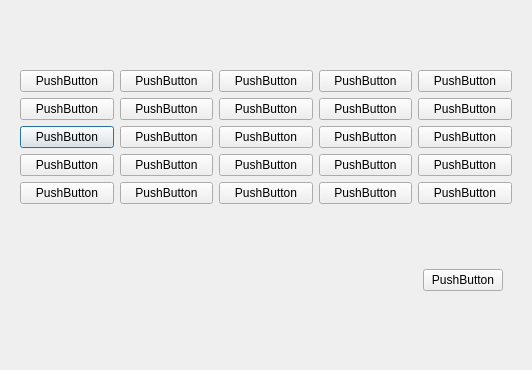
<?xml version="1.0" encoding="UTF-8"?>
<ui version="4.0">
 <class>Dialog</class>
 <widget class="QDialog" name="Dialog">
  <property name="geometry">
   <rect>
    <x>0</x>
    <y>0</y>
    <width>532</width>
    <height>370</height>
   </rect>
  </property>
  <property name="windowTitle">
   <string>Dialog</string>
  </property>
  <layout class="QVBoxLayout" name="verticalLayout_2">
   <item>
    <widget class="QWidget" name="widget" native="true">
     <layout class="QVBoxLayout" name="verticalLayout">
      <item>
       <layout class="QGridLayout" name="gridLayout" rowstretch="0,0,0,0,0,0,0,0,0,0">
        <item row="7" column="0">
         <widget class="QPushButton" name="pushButton_8">
          <property name="text">
           <string>PushButton</string>
          </property>
         </widget>
        </item>
        <item row="6" column="4">
         <widget class="QPushButton" name="pushButton_4">
          <property name="text">
           <string>PushButton</string>
          </property>
         </widget>
        </item>
        <item row="8" column="1">
         <widget class="QPushButton" name="pushButton_14">
          <property name="text">
           <string>PushButton</string>
          </property>
         </widget>
        </item>
        <item row="5" column="4">
         <widget class="QPushButton" name="pushButton_6">
          <property name="text">
           <string>PushButton</string>
          </property>
         </widget>
        </item>
        <item row="5" column="3">
         <widget class="QPushButton" name="pushButton">
          <property name="text">
           <string>PushButton</string>
          </property>
         </widget>
        </item>
        <item row="6" column="1">
         <widget class="QPushButton" name="pushButton_2">
          <property name="text">
           <string>PushButton</string>
          </property>
         </widget>
        </item>
        <item row="7" column="4">
         <widget class="QPushButton" name="pushButton_11">
          <property name="text">
           <string>PushButton</string>
          </property>
         </widget>
        </item>
        <item row="9" column="0">
         <widget class="QPushButton" name="pushButton_13">
          <property name="text">
           <string>PushButton</string>
          </property>
         </widget>
        </item>
        <item row="5" column="0">
         <widget class="QPushButton" name="pushButton_9">
          <property name="text">
           <string>PushButton</string>
          </property>
         </widget>
        </item>
        <item row="5" column="1">
         <widget class="QPushButton" name="pushButton_3">
          <property name="text">
           <string>PushButton</string>
          </property>
         </widget>
        </item>
        <item row="8" column="4">
         <widget class="QPushButton" name="pushButton_15">
          <property name="text">
           <string>PushButton</string>
          </property>
         </widget>
        </item>
        <item row="8" column="0">
         <widget class="QPushButton" name="pushButton_12">
          <property name="text">
           <string>PushButton</string>
          </property>
         </widget>
        </item>
        <item row="9" column="4">
         <widget class="QPushButton" name="pushButton_17">
          <property name="text">
           <string>PushButton</string>
          </property>
         </widget>
        </item>
        <item row="7" column="1">
         <widget class="QPushButton" name="pushButton_10">
          <property name="text">
           <string>PushButton</string>
          </property>
         </widget>
        </item>
        <item row="9" column="1">
         <widget class="QPushButton" name="pushButton_16">
          <property name="text">
           <string>PushButton</string>
          </property>
         </widget>
        </item>
        <item row="6" column="0">
         <widget class="QPushButton" name="pushButton_5">
          <property name="text">
           <string>PushButton</string>
          </property>
         </widget>
        </item>
        <item row="6" column="2">
         <widget class="QPushButton" name="pushButton_18">
          <property name="text">
           <string>PushButton</string>
          </property>
         </widget>
        </item>
        <item row="5" column="2">
         <widget class="QPushButton" name="pushButton_19">
          <property name="text">
           <string>PushButton</string>
          </property>
         </widget>
        </item>
        <item row="6" column="3">
         <widget class="QPushButton" name="pushButton_20">
          <property name="text">
           <string>PushButton</string>
          </property>
         </widget>
        </item>
        <item row="7" column="2">
         <widget class="QPushButton" name="pushButton_21">
          <property name="text">
           <string>PushButton</string>
          </property>
         </widget>
        </item>
        <item row="7" column="3">
         <widget class="QPushButton" name="pushButton_22">
          <property name="text">
           <string>PushButton</string>
          </property>
         </widget>
        </item>
        <item row="8" column="2">
         <widget class="QPushButton" name="pushButton_23">
          <property name="text">
           <string>PushButton</string>
          </property>
         </widget>
        </item>
        <item row="8" column="3">
         <widget class="QPushButton" name="pushButton_24">
          <property name="text">
           <string>PushButton</string>
          </property>
         </widget>
        </item>
        <item row="9" column="2">
         <widget class="QPushButton" name="pushButton_25">
          <property name="text">
           <string>PushButton</string>
          </property>
         </widget>
        </item>
        <item row="9" column="3">
         <widget class="QPushButton" name="pushButton_26">
          <property name="text">
           <string>PushButton</string>
          </property>
         </widget>
        </item>
       </layout>
      </item>
      <item>
       <widget class="QWidget" name="widget_2" native="true">
        <property name="sizePolicy">
         <sizepolicy hsizetype="Preferred" vsizetype="Maximum">
          <horstretch>0</horstretch>
          <verstretch>0</verstretch>
         </sizepolicy>
        </property>
        <layout class="QHBoxLayout" name="horizontalLayout">
         <item>
          <spacer name="horizontalSpacer">
           <property name="orientation">
            <enum>Qt::Orientation::Horizontal</enum>
           </property>
           <property name="sizeHint" stdset="0">
            <size>
             <width>389</width>
             <height>20</height>
            </size>
           </property>
          </spacer>
         </item>
         <item>
          <widget class="QPushButton" name="pushButton_7">
           <property name="text">
            <string>PushButton</string>
           </property>
          </widget>
         </item>
        </layout>
       </widget>
      </item>
     </layout>
    </widget>
   </item>
  </layout>
 </widget>
 <resources/>
 <connections/>
</ui>
